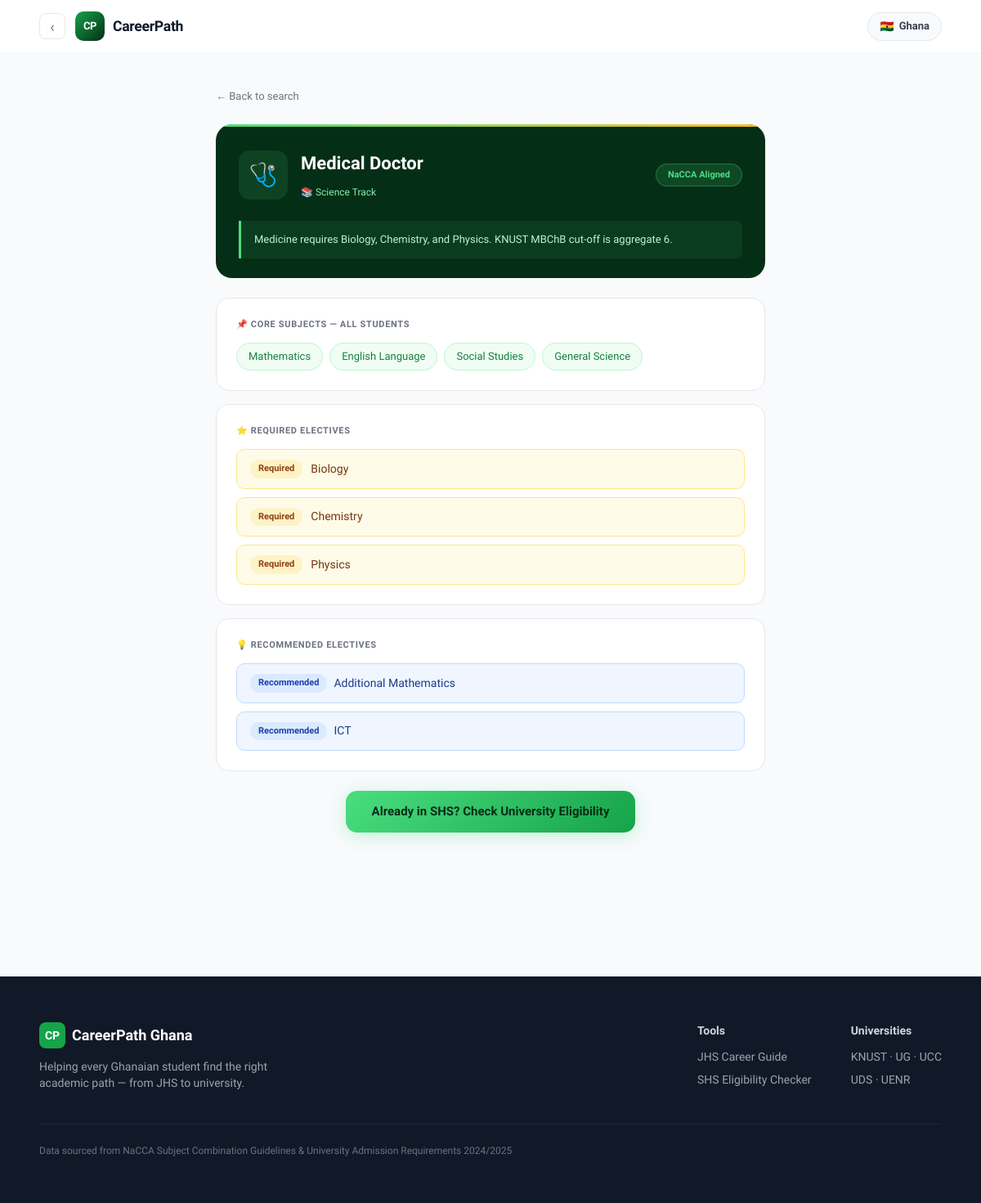
/jhs-guide/career/101/, run on the app's committed database.
### careers/models.py (models this page shows, shortened)
class Career(models.Model):
    name = models.CharField(max_length=150)
    icon = models.CharField(max_length=50, default='🎯')
    description = models.TextField(blank=True)
    keywords = models.TextField(help_text='Comma-separated keywords for NLP matching')
    learning_area = models.ForeignKey(LearningArea, on_delete=models.SET_NULL, null=True)
    core_subjects = models.ManyToManyField(Subject, related_name='career_core', blank=True)
    mandatory_electives = models.ManyToManyField(Subject, related_name='career_mandatory', blank=True)
    recommended_electives = models.ManyToManyField(Subject, related_name='career_recommended', blank=True)
    why_text = models.TextField(blank=True, help_text='Explanation shown to student')
    created_at = models.DateTimeField(auto_now_add=True)

class LearningArea(models.Model):
    SCHOOL_TYPE_CHOICES = [
        ('SHS', 'Senior High School'),
        ('STEM', 'STEM School'),
        ('BOTH', 'Both'),
    ]
    name = models.CharField(max_length=100)
    school_type = models.CharField(max_length=4, choices=SCHOOL_TYPE_CHOICES, default='SHS')
    description = models.TextField(blank=True)

class Subject(models.Model):
    GROUP_CHOICES = [
        ('A', 'Core'),
        ('B', 'Learning Area Elective'),
        ('C', 'Related Learning Area Elective'),
        ('D', 'Other Elective'),
    ]
    name = models.CharField(max_length=100)
    group = models.CharField(max_length=1, choices=GROUP_CHOICES)
    learning_area = models.ForeignKey(LearningArea, on_delete=models.CASCADE, related_name='subjects', null=True, blank=True)
    is_mandatory = models.BooleanField(default=False)
    is_externally_examinable = models.BooleanField(default=True)
    description = models.TextField(blank=True)

### frontend/views.py (the view)
# urls.py: path('jhs-guide/career/<int:career_id>/', views.career_detail, name='career_detail'),
def career_detail(request, career_id):
    from careers.models import Career
    career = Career.objects.prefetch_related("core_subjects","mandatory_electives","recommended_electives").get(id=career_id)
    return render(request, "frontend/career_detail.html", {"career": career})

### frontend/templates/frontend/career_detail.html (shortened to what this page needs)
{% extends 'frontend/base.html' %}
{% block content %}
<div style="position:relative;min-height:100vh;">
  <div style="max-width:720px;margin:0 auto;padding:40px 24px 80px;">
    <a href="/jhs-guide/" style="display:inline-flex;align-items:center;gap:6px;font-size:13px;color:#6b7280;text-decoration:none;margin-bottom:24px;">
      ← Back to search
    </a>
    <div style="background:#052e16;border-radius:20px;overflow:hidden;margin-bottom:24px;">
      <div style="height:3px;background:linear-gradient(90deg,#4ade80,#fbbf24);"></div>
      <div style="padding:28px 28px 24px;display:flex;align-items:center;justify-content:space-between;flex-wrap:wrap;gap:12px;">
        <div style="display:flex;align-items:center;gap:16px;">
          <div style="width:60px;height:60px;background:rgba(74,222,128,0.12);border-radius:14px;display:flex;align-items:center;justify-content:center;font-size:28px;">
            {% if career.icon == 'stethoscope' %}🩺
            {% elif career.icon == 'gavel' %}⚖️
            {% elif career.icon == 'laptop' %}💻
            {% elif career.icon == 'flask' %}🧪
            {% elif career.icon == 'palette' %}🎨
            {% elif career.icon == 'briefcase' %}💼
            {% elif career.icon == 'hard hat' %}👷
            {% elif career.icon == 'calculator' %}🧮
            {% elif career.icon == 'pen' %}✏️
            {% elif career.icon == 'globe' %}🌍
            {% else %}🎓
            {% endif %}
          </div>
          <div>
            <h1 style="font-size:22px;font-weight:800;color:#fff;margin:0 0 6px;">{{ career.name }}</h1>
            <span style="font-size:12px;color:#86efac;">📚 {{ career.learning_area.name }} Track</span>
          </div>
        </div>
        <span style="font-size:11px;font-weight:700;background:rgba(74,222,128,0.15);color:#4ade80;border:1px solid rgba(74,222,128,0.3);padding:5px 14px;border-radius:100px;">NaCCA Aligned</span>
      </div>
      <div style="padding:0 28px 24px;">
        <div style="background:rgba(74,222,128,0.08);border-left:3px solid #4ade80;border-radius:0 8px 8px 0;padding:12px 16px;font-size:13px;color:#bbf7d0;line-height:1.7;">
          {{ career.why_text }}
        </div>
      </div>
    </div>
    <div style="background:#fff;border-radius:16px;border:1px solid #e5e7eb;padding:24px;margin-bottom:16px;">
      <p style="font-size:11px;font-weight:700;color:#6b7280;text-transform:uppercase;letter-spacing:0.06em;margin:0 0 14px;">📌 Core Subjects — All Students</p>
      <div style="display:flex;flex-wrap:wrap;gap:8px;">
        {% for s in career.core_subjects.all %}
        <span style="font-size:13px;background:#f0fdf4;color:#15803d;border:1px solid #bbf7d0;padding:6px 14px;border-radius:100px;">{{ s.name }}</span>
        {% endfor %}
      </div>
    </div>
    <div style="background:#fff;border-radius:16px;border:1px solid #e5e7eb;padding:24px;margin-bottom:16px;">
      <p style="font-size:11px;font-weight:700;color:#6b7280;text-transform:uppercase;letter-spacing:0.06em;margin:0 0 14px;">⭐ Required Electives</p>
      <div style="display:flex;flex-direction:column;gap:10px;">
        {% for s in career.mandatory_electives.all %}
        <div style="display:flex;align-items:center;gap:10px;background:#fefce8;border:1px solid #fde68a;border-radius:10px;padding:12px 16px;">
          <span style="font-size:11px;font-weight:700;background:#fef3c7;color:#92400e;padding:3px 10px;border-radius:100px;flex-shrink:0;">Required</span>
          <span style="font-size:14px;color:#78350f;font-weight:500;">{{ s.name }}</span>
        </div>
        {% endfor %}
      </div>
    </div>
    <div style="background:#fff;border-radius:16px;border:1px solid #e5e7eb;padding:24px;margin-bottom:24px;">
      <p style="font-size:11px;font-weight:700;color:#6b7280;text-transform:uppercase;letter-spacing:0.06em;margin:0 0 14px;">💡 Recommended Electives</p>
      <div style="display:flex;flex-direction:column;gap:10px;">
        {% for s in career.recommended_electives.all %}
        <div style="background:#eff6ff;border:1px solid #bfdbfe;border-radius:10px;padding:12px 16px;">
          <div style="display:flex;align-items:center;gap:8px;">
            <span style="font-size:11px;font-weight:700;background:#dbeafe;color:#1e40af;padding:3px 10px;border-radius:100px;flex-shrink:0;">Recommended</span>
            <span style="font-size:14px;color:#1e3a8a;font-weight:500;">{{ s.name }}</span>
          </div>
        </div>
        {% endfor %}
      </div>
    </div>
    <div style="text-align:center;">
      <a href="/shs-eligibility/" style="display:inline-flex;align-items:center;gap:8px;background:linear-gradient(135deg,#4ade80,#16a34a);color:#052e16;font-weight:700;padding:14px 32px;border-radius:14px;text-decoration:none;font-size:15px;box-shadow:0 4px 20px rgba(74,222,128,0.3);">
           Already in SHS? Check University Eligibility
      </a>
    </div>
  </div>
</div>
{% endblock %}

### frontend/templates/frontend/base.html (shortened to what this page needs)
<!DOCTYPE html>
<html lang="en">
<head>
<script src="https://cdn.tailwindcss.com"></script>
</head>
<body>
<nav style="background:#fff;border-bottom:1px solid #f1f5f9;position:sticky;top:0;z-index:50;">
  <div style="max-width:1152px;margin:0 auto;padding:0 24px;height:64px;display:flex;align-items:center;justify-content:space-between;">
    <div style="display:flex;align-items:center;gap:12px;">
      {% if request.path != '/' %}
      <a href="javascript:history.back()" style="display:flex;align-items:center;justify-content:center;width:32px;height:32px;border-radius:8px;border:1px solid #e5e7eb;text-decoration:none;color:#6b7280;font-size:18px;background:#fff;">‹</a>
      {% endif %}
    <a href="/" style="display:flex;align-items:center;gap:10px;text-decoration:none;">
      <div style="width:36px;height:36px;background:linear-gradient(135deg,#16a34a,#052e16);border-radius:10px;display:flex;align-items:center;justify-content:center;">
        <span style="color:#fff;font-weight:800;font-size:13px;letter-spacing:-0.5px;">CP</span>
      </div>
      <span style="font-weight:800;font-size:1.1rem;color:#0f172a;letter-spacing:-0.3px;">CareerPath</span>
    </a>
    </div>
    <div style="display:flex;align-items:center;gap:6px;background:#f8fafc;border:1px solid #e2e8f0;border-radius:100px;padding:6px 14px;">
      <span style="font-size:14px;">🇬🇭</span>
      <span style="font-size:13px;font-weight:600;color:#374151;">Ghana</span>
    </div>
  </div>
</nav>
{% block content %}{% endblock %}
<footer class="bg-gray-900 text-white mt-24">
  <div class="max-w-6xl mx-auto px-6 py-14">
    <div class="flex flex-col md:flex-row justify-between gap-8">
      <div>
        <div class="flex items-center gap-2 mb-3">
          <div class="w-8 h-8 bg-green-600 rounded-lg flex items-center justify-center">
            <span class="text-white text-sm font-bold">CP</span>
          </div>
          <span class="font-bold text-lg">CareerPath Ghana</span>
        </div>
        <p class="text-gray-400 text-sm max-w-xs">Helping every Ghanaian student find the right academic path — from JHS to university.</p>
      </div>
      <div class="flex gap-12 text-sm">
        <div>
          <p class="font-semibold mb-3 text-gray-300">Tools</p>
          <div class="space-y-2 text-gray-400">
            <p><a href="/jhs-guide/" class="hover:text-white transition">JHS Career Guide</a></p>
            <p><a href="/shs-eligibility/" class="hover:text-white transition">SHS Eligibility Checker</a></p>
          </div>
        </div>
        <div>
          <p class="font-semibold mb-3 text-gray-300">Universities</p>
          <div class="space-y-2 text-gray-400">
            <p>KNUST · UG · UCC</p>
            <p>UDS · UENR</p>
          </div>
        </div>
      </div>
    </div>
    <div class="border-t border-gray-800 mt-10 pt-6 text-xs text-gray-500">
      Data sourced from NaCCA Subject Combination Guidelines & University Admission Requirements 2024/2025
    </div>
  </div>
</footer>
</body>
</html>

### frontend/templates/frontend/base.html (style rules this page uses)
:root { --green: #16a34a; --green-dark: #14532d; --green-light: #dcfce7; --gold: #d97706; --gold-light: #fef3c7; --ink: #0f172a; --muted: #64748b; --surface: #f8fafc; }
* { box-sizing: border-box; }
body { font-family: 'Plus Jakarta Sans', sans-serif; background: var(--surface); color: var(--ink); }

### data on the page
Career: name "Medical Doctor", learning_area.name "Science", why_text "Medicine requires Biology, Chemistry, and Physics. KNUST MBChB cut-off is aggregate 6."
Subject: name "Mathematics"
Subject: name "English Language"
Subject: name "Social Studies"
Subject: name "General Science"
Subject: name "Biology"
Subject: name "Chemistry"
Subject: name "Physics"
Subject: name "Additional Mathematics"
Subject: name "ICT"
